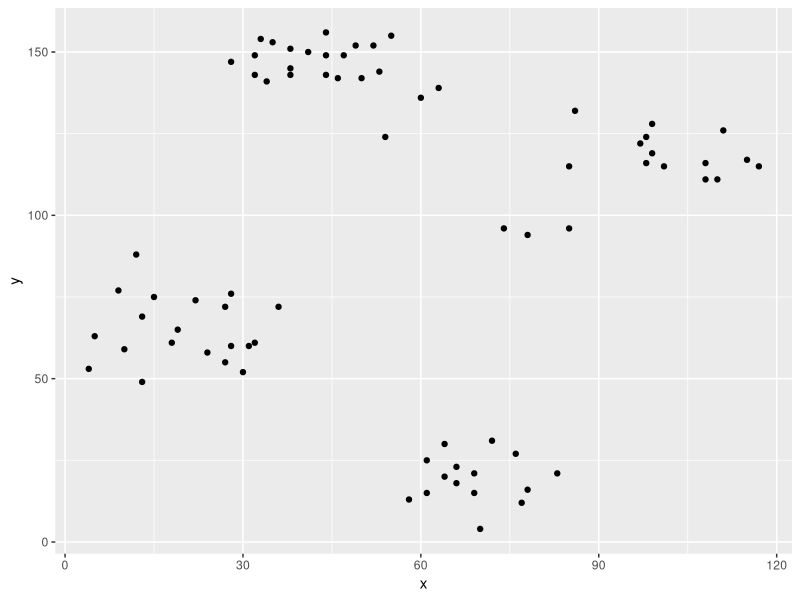
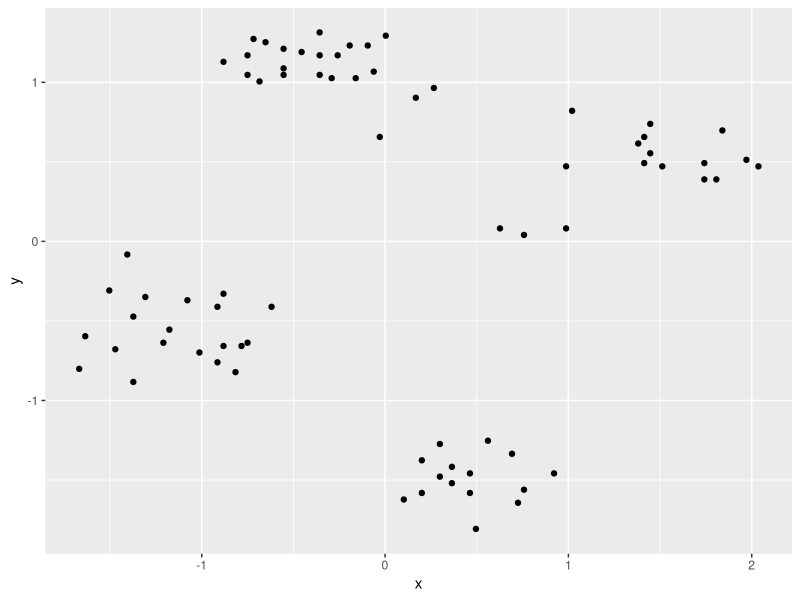
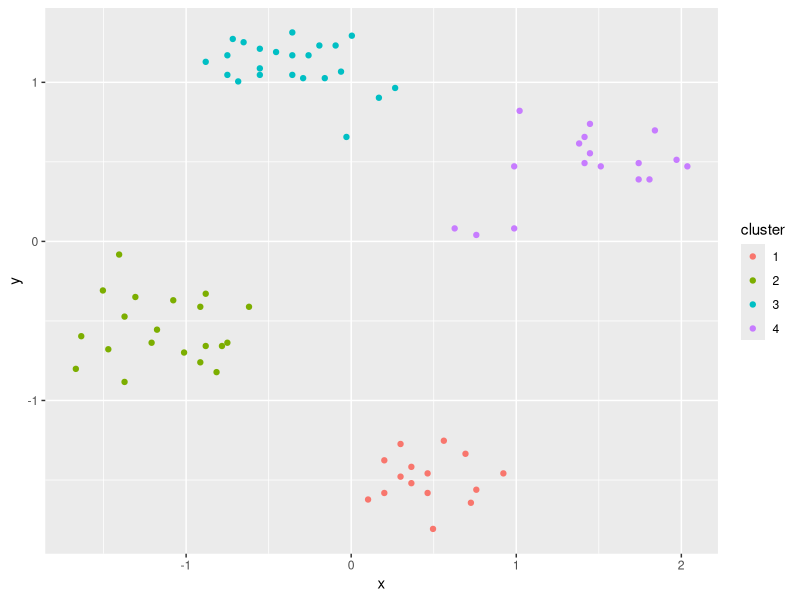
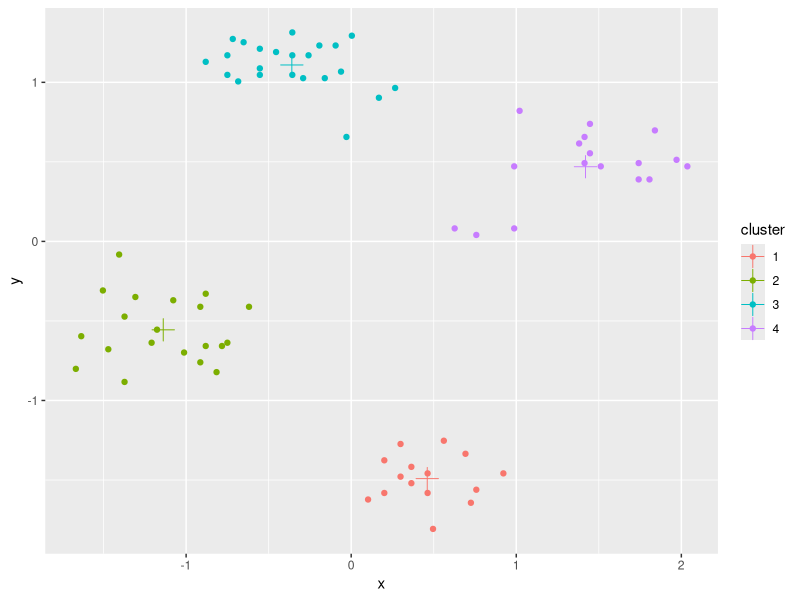
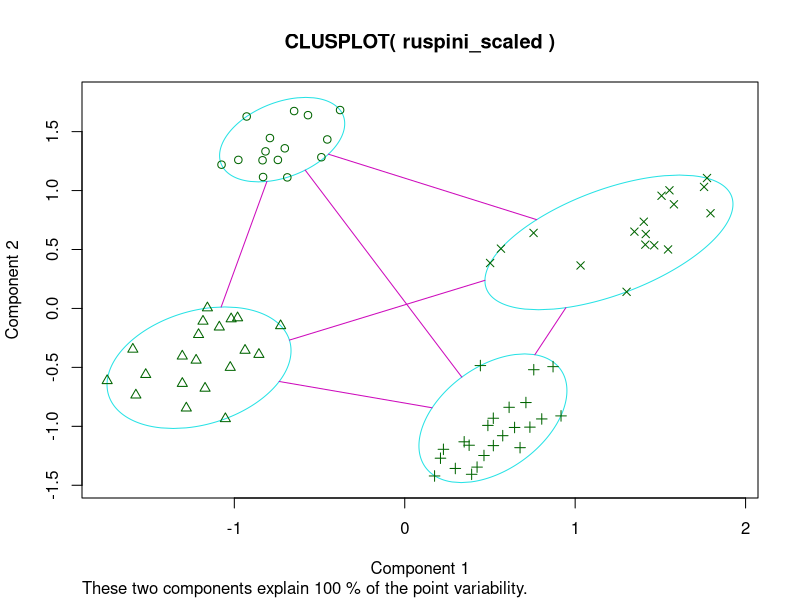
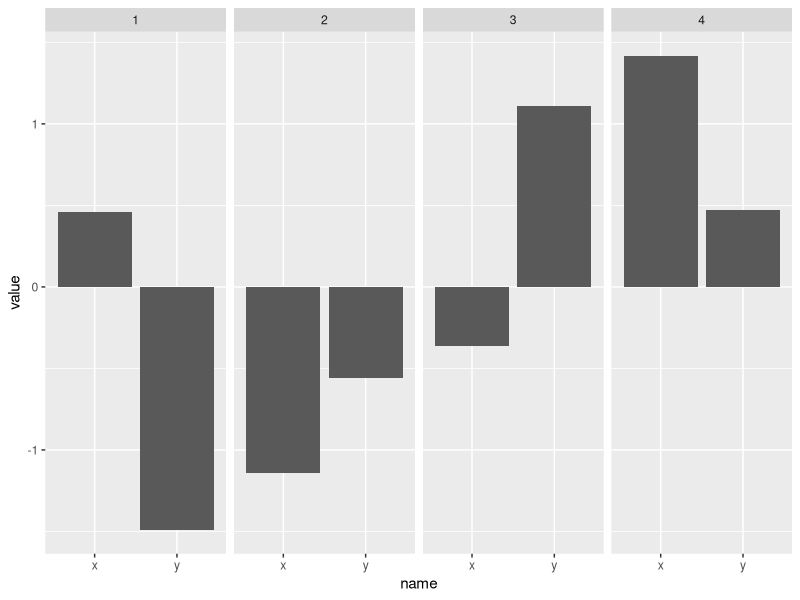
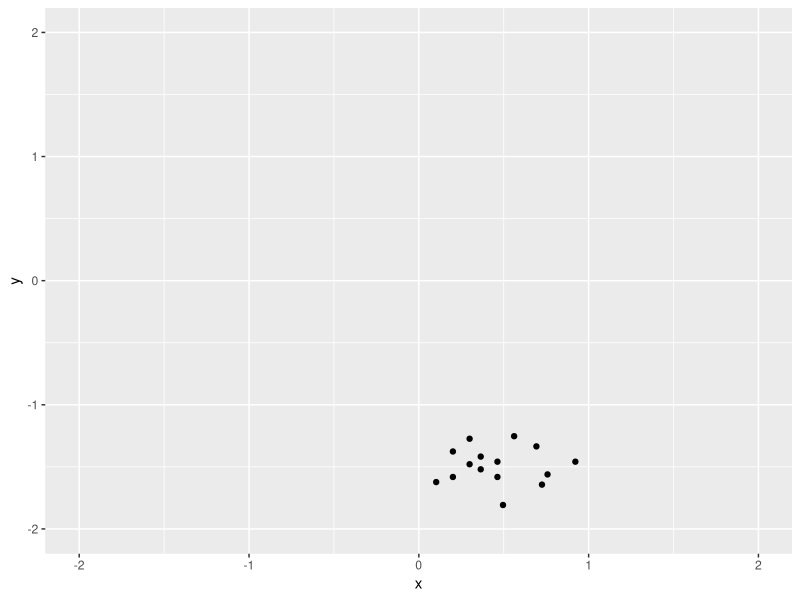
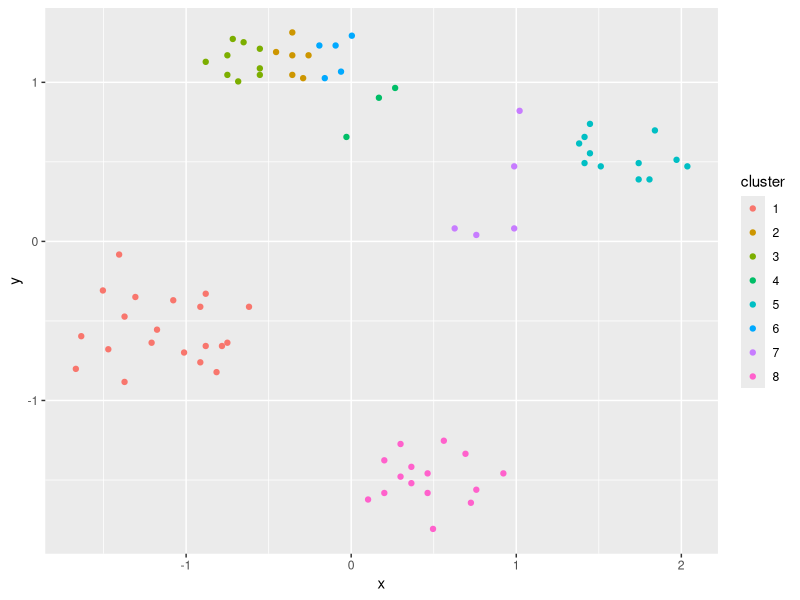

These charts were generated, in order, by the following R code: (Note: this script raises an error after producing the figures.)
#' ---
#' title: "R Code for Chapter 7 of Introduction to Data Mining: Clustering Analysis"
#' author: "Michael Hahsler"
#' output:
#'  html_document:
#'    toc: true
#' ---

#' This code covers chapter 7 of _"Introduction to Data Mining"_
#' by Pang-Ning Tan, Michael Steinbach and Vipin Kumar.
#' __See [table of contents](https://github.com/mhahsler/Introduction_to_Data_Mining_R_Examples#readme) for code examples for other chapters.__
#'
#' ![CC](https://i.creativecommons.org/l/by/4.0/88x31.png)
#' This work is licensed under the
#' [Creative Commons Attribution 4.0 International License](http://creativecommons.org/licenses/by/4.0/). For questions please contact
#' [Michael Hahsler](http://michael.hahsler.net).
#'

library(tidyverse)
library(ggplot2)

#' ruspini_scaled data is in package cluster. It is a very simple data set with well separated clusters.
data(ruspini, package = "cluster")

#' Shuffle rows
ruspini <- as_tibble(ruspini) %>% sample_frac()
ruspini

ggplot(ruspini, aes(x = x, y = y)) + geom_point()

#' Scale each column in the data to zero mean and unit standard deviation (z-scores). This prevents one attribute with a large range to dominate the others for the distance calculation.
ruspini_scaled <- as_tibble(scale(ruspini))
ggplot(ruspini_scaled, aes(x = x, y = y)) + geom_point()

#' # Clustering methods
#' ## k-means Clustering
#'
#' Assumes Euclidean distances. We use k = 10 clusters and run the algorithm 10 times with random initialized centroids. The best result is returned.
km <- kmeans(ruspini_scaled, centers = 4, nstart = 10)
km

ruspini_clustered <- ruspini_scaled %>% add_column(cluster = factor(km$cluster))
ruspini_clustered

ggplot(ruspini_clustered, aes(x = x, y = y, color = cluster)) + geom_point()

#' Add centroids
centroids <- as_tibble(km$centers, rownames = "cluster")
centroids

ggplot(ruspini_clustered, aes(x = x, y = y, color = cluster)) + geom_point() +
  geom_point(data = centroids, aes(x = x, y = y, color = cluster), shape = 3, size = 5)

#' Alternative plot from package cluster (uses principal components analysis for >2 dimensions)
library(cluster)
clusplot(ruspini_scaled, km$cluster)

#' Inspect the centroids (cluster profiles)
ggplot(pivot_longer(centroids, cols = c(x, y)), aes(x = name, y = value)) +
  geom_bar(stat = "identity") +
  facet_grid(cols = vars(cluster))

#' Find data for a single cluster
#'
#' All you need is to select the rows corresponding to the cluster. The next
#' example plots all data points of cluster 1
cluster1 <- ruspini_clustered %>% filter(cluster == 1)
cluster1
ggplot(cluster1, aes(x = x, y = y)) + geom_point() +
  coord_cartesian(xlim = c(-2, 2), ylim = c(-2, 2))

#' Try 8 clusters
ruspini_clustered_8 <- ruspini_scaled %>%
  add_column(cluster = factor(kmeans(ruspini_scaled, centers = 8)$cluster))
ggplot(ruspini_clustered_8, aes(x = x, y = y, color = cluster)) + geom_point()

#' ## Hierarchical Clustering
#'
#' dist defaults to method="Euclidean"
d <- dist(ruspini_scaled)
#' We cluster using complete link
hc <- hclust(d, method = "complete")

#' Dendrogram
plot(hc)
rect.hclust(hc, k=4)

plot(as.dendrogram(hc), leaflab="none") # plot dendrogram without leaf labels

#' Use ggplot
library("ggdendro")
ggdendrogram(hc)

#' More plotting options for dendrograms, including plotting
#' parts of large dendrograms can be found [here.](https://rpubs.com/gaston/dendrograms)

cluster_complete <- cutree(hc, k = 4)
ggplot(ruspini_scaled %>% add_column(cluster = factor(cluster_complete)),
  aes(x, y, color = cluster)) + geom_point()

#' Try 8 clusters
ggplot(ruspini_scaled %>% add_column(cluster = factor(cutree(hc, k=8))),
  aes(x, y, color = cluster)) + geom_point()

#' Clustering with single link
hc_single <- hclust(d, method = "single")
plot(hc_single)
rect.hclust(hc_single, k = 4)

cluster_single <- cutree(hc_single, k = 4)
ggplot(ruspini_scaled %>% add_column(cluster = factor(cluster_single)),
  aes(x, y, color = cluster)) + geom_point()


#' ## Density-based clustering with DBSCAN

library(dbscan)

#' Parameters: minPts is often chosen as dimensionality of the data +1.
#' Decide on epsilon using the knee in the kNN distance plot
#' (seems to be around eps = .25).
kNNdistplot(ruspini_scaled, k = 3)
abline(h=.25, col="red")

#' run dbscan
db <- dbscan(ruspini_scaled, eps=.25, minPts=3)
db
str(db)

ggplot(ruspini_scaled %>% add_column(cluster = factor(db$cluster)),
  aes(x, y, color = cluster)) + geom_point()
#' __Note:__ Cluster 0 represents outliers).
#'
#' Alternative visualization from package dbscan
hullplot(ruspini_scaled, db)

#'
#' Play with eps (neighborhood size) and MinPts (minimum of points needed for core cluster)

#'
#' ## Partitioning Around Medoids (PAM)
#'
#' Also called $k$-medoids. Similar to $k$-means, but uses medoids instead of centroids to represent clusters and works on a distance matrix. _Note:_ A medoid is the data point in the center of a cluster.

library(cluster)

d <- dist(ruspini_scaled)
str(d)

p <- pam(d, k = 4)
p

ruspini_clustered <- ruspini_scaled %>% add_column(cluster = factor(p$cluster))

medoids <- as_tibble(ruspini_scaled[p$medoids, ], rownames = "cluster")
medoids

ggplot(ruspini_clustered, aes(x = x, y = y, color = cluster)) + geom_point() +
  geom_point(data = medoids, aes(x = x, y = y, color = cluster), shape = 3, size = 5)

#'
#' ## Gaussian Mixture Models
library(mclust)

#' Mclust uses Bayesian Information Criterion (BIC) to find the
#' number of clusters (model selection). BIC uses the likelihood and a
#' penalty term to guard against overfitting.
m <- Mclust(ruspini_scaled)
summary(m)
plot(m, what = "classification")

#' Rerun with a fixed number of 4 clusters
m <- Mclust(ruspini_scaled, G=4)
summary(m)
plot(m, what = "classification")

#' ## Spectral clustering
library("kernlab")
cluster_spec <- specc(as.matrix(ruspini_scaled), centers = 4)
ggplot(ruspini_scaled %>% add_column(cluster = factor(cluster_spec)),
  aes(x, y, color = cluster)) + geom_point()


#' # Internal Cluster Validation
#'
#' ## Compare the Clustering Quality
#'
#' Look at the within.cluster.ss and the avg.silwidth

#library(fpc)
#' Note: I do not load fpc since the NAMESPACE overwrites dbscan.

fpc::cluster.stats(d, km$cluster)
#cluster.stats(d, cluster_complete)
#cluster.stats(d, cluster_single)

#' Read `? cluster.stats` for an explanation of all the available indices.

sapply(list(
  km = km$cluster,
  hc_compl = cluster_complete,
  hc_single = cluster_single),
       FUN = function(x)
         fpc::cluster.stats(d, x))[c("within.cluster.ss", "avg.silwidth"), ]

#' ## Silhouette plot
library(cluster)
plot(silhouette(km$cluster, d))
#' __Note:__ The silhouette plot does not show correctly in R Studio if you have too many objects (bars are missing). I will work when you open a new plotting device with `windows()`, `x11()` or `quartz()`.
#'

#' ## Find Optimal Number of Clusters for k-means
ggplot(ruspini_scaled, aes(x, y)) + geom_point()

set.seed(1234)
ks <- 2:10

#' ### Within Sum of Squares
#' Use within sum of squares and look for the knee (nstart=5 repeats k-means 5 times and returns the best solution)
WSS <- sapply(ks, FUN = function(k) {
  kmeans(ruspini_scaled, centers = k, nstart = 5)$tot.withinss
  })

ggplot(as_tibble(ks, WSS), aes(ks, WSS)) + geom_line() +
  geom_vline(xintercept = 4, color = "red", linetype = 2)

#' ### Average Silhouette Width
#' Use average silhouette width (look for the max)
ASW <- sapply(ks, FUN=function(k) {
  fpc::cluster.stats(d, kmeans(ruspini_scaled, centers=k, nstart=5)$cluster)$avg.silwidth
  })

best_k <- ks[which.max(ASW)]
best_k

ggplot(as_tibble(ks, ASW), aes(ks, ASW)) + geom_line() +
  geom_vline(xintercept = best_k, color = "red", linetype = 2)

#' ### Dunn Index
#' Use Dunn index (another internal measure given by min. separation/ max. diameter)
DI <- sapply(ks, FUN=function(k) {
  fpc::cluster.stats(d, kmeans(ruspini_scaled, centers=k, nstart=5)$cluster)$dunn
})

best_k <- ks[which.max(DI)]
ggplot(as_tibble(ks, DI), aes(ks, DI)) + geom_line() +
  geom_vline(xintercept = best_k, color = "red", linetype = 2)

#' ### Gap Statistic
#' Compares the change in within-cluster dispersion with that expected
#' from a null model (see `? clusGap`).
#' The default method is to
#' choose the smallest k such that its value Gap(k) is not more
#' than 1 standard error away from the first local maximum.
library(cluster)
k <- clusGap(ruspini_scaled, FUN = kmeans,  nstart = 10, K.max = 10)
k
plot(k)


#' __Note:__ these methods can also be used for hierarchical clustering.
#'
#' There have been many other methods and indices proposed to determine
#' the number of clusters.
#' See, e.g.,  package [NbClust](https://cran.r-project.org/package=NbClust).
#'

#' ## Visualize the Distance Matrix
#'
#' Visualizing the unordered distance matrix does not show much structure.

ggplot(ruspini_scaled, aes(x, y)) + geom_point()
d <- dist(ruspini_scaled)

library(seriation)
pimage(d)

#' Reorder using cluster labels
pimage(d, order=order(km$cluster))

#' Use dissplot which rearranges clusters, adds cluster labels,
#'  and shows average dissimilarity in the lower half of the plot.
dissplot(d, labels = km$cluster, options=list(main="k-means with k=4"))
dissplot(d, labels = db$cluster + 1L, options=list(main="DBSCAN"))
#' Spot the problem data points for DBSCAN (we use +1 so the noise is now cluster #1)
#'
#' Misspecified k
dissplot(d, labels = kmeans(ruspini_scaled, centers = 3)$cluster)
dissplot(d, labels = kmeans(ruspini_scaled, centers = 9)$cluster)


#' # External Cluster Validation
#'
#' External cluster validation uses ground truth information. That is,
#' the user has an idea how the data should be grouped. This could be a know
#' class label not provided to the clustering algorithm.
#'
#' We use an artificial data set with known groups here. First, we need to
#' cluster the new data. We do k-means and hierarchical clustering.

library(mlbench)
shapes <- mlbench.smiley(n = 500, sd1 = 0.1, sd2 = 0.05)
plot(shapes)

#' Prepare data
truth <- as.integer(shapes$class)
shapes <- scale(shapes$x)
colnames(shapes) <- c("x", "y")
shapes <- as_tibble(shapes)

ggplot(shapes, aes(x, y)) + geom_point()

#' Find optimal number of Clusters for k-means
ks <- 2:20

#' Use within sum of squares (look for the knee)
WSS <- sapply(ks, FUN = function(k) {
  kmeans(shapes, centers = k, nstart = 10)$tot.withinss
})

ggplot(as_tibble(ks, WSS), aes(ks, WSS)) + geom_line()
#' looks like 6 clusters
km <- kmeans(shapes, centers = 6, nstart = 10)
ggplot(shapes %>% add_column(cluster = factor(km$cluster)), aes(x, y, color = cluster)) +
  geom_point()

#' Hierarchical clustering: single-link because of the mouth
d <- dist(shapes)
hc <- hclust(d, method = "single")

#' Find optimal number of clusters
ASW <- sapply(ks, FUN = function(k) {
  fpc::cluster.stats(d, cutree(hc, k))$avg.silwidth
})

ggplot(as_tibble(ks, ASW), aes(ks, ASW)) + geom_line()
#' 4 clusters
hc_4 <- cutree(hc, 4)
ggplot(shapes %>% add_column(cluster = factor(hc_4)), aes(x, y, color = cluster)) +
  geom_point()

#' Spectral Clustering
library("kernlab")
spec <- specc(as.matrix(shapes), centers = 4)
ggplot(shapes %>% add_column(cluster = factor(spec)), aes(x, y, color = cluster)) +
  geom_point()

#' Compare with ground truth with the corrected (=adjusted) Rand index (ARI),
#' the variation of information (VI) index, entropy and purity.
#
#' define entropy and purity
entropy <- function(cluster, truth) {
  k <- max(cluster, truth)
  cluster <- factor(cluster, levels = 1:k)
  truth <- factor(truth, levels = 1:k)
  m <- length(cluster)
  mi <- table(cluster)

  cnts <- split(truth, cluster)
  cnts <- sapply(cnts, FUN = function(n) table(n))
  p <- sweep(cnts, 1, rowSums(cnts), "/")
  p[is.nan(p)] <- 0
  e <- -p * log(p, 2)
  sum(rowSums(e, na.rm = TRUE) * mi / m)
}

purity <- function(cluster, truth) {
  k <- max(cluster, truth)
  cluster <- factor(cluster, levels = 1:k)
  truth <- factor(truth, levels = 1:k)
  m <- length(cluster)
  mi <- table(cluster)

  cnts <- split(truth, cluster)
  cnts <- sapply(cnts, FUN = function(n) table(n))
  p <- sweep(cnts, 1, rowSums(cnts), "/")
  p[is.nan(p)] <- 0

  sum(apply(p, 1, max) * mi/m)
}

#' calculate measures (for comparison we also use random "clusterings"
#' with 4 and 6 clusters)
random4 <- sample(1:4, nrow(shapes), replace = TRUE)
random6 <- sample(1:6, nrow(shapes), replace = TRUE)

r <- rbind(
  kmeans = c(
    unlist(fpc::cluster.stats(d, km$cluster, truth, compareonly = TRUE)),
    entropy = entropy(km$cluster, truth),
    purity = purity(km$cluster, truth)
    ),
  hc = c(
    unlist(fpc::cluster.stats(d, hc_4, truth, compareonly = TRUE)),
    entropy = entropy(hc_4, truth),
    purity = purity(hc_4, truth)
    ),
  spec = c(
    unlist(fpc::cluster.stats(d, spec, truth, compareonly = TRUE)),
    entropy = entropy(spec, truth),
    purity = purity(spec, truth)
    ),
  random4 = c(
    unlist(fpc::cluster.stats(d, random4, truth, compareonly = TRUE)),
    entropy = entropy(random4, truth),
    purity = purity(random4, truth)
    ),
  random6 = c(
    unlist(fpc::cluster.stats(d, random6, truth, compareonly = TRUE)),
    entropy = entropy(random6, truth),
    purity = purity(random6, truth)
    )
  )
r

#' Hierarchical clustering found the perfect clustering.
#'
#' Read `? cluster.stats` for an explanation of all the available indices.


#'
#' # Related Topics
#' ## Outlier Removal
#' It is often useful to remove outliers prior to clustering.
#' A density based method to identify outlier is LOF (Local Outlier Factor).
#' It is related to dbscan and compares the density around a point with the
#' densities around its neighbors. The LOF value for a regular data
#' point is 1. The larger the LOF value gets, the more likely the point is and
#' outlier.
library(dbscan)
lof <- lof(ruspini_scaled, k = 3)
lof

ggplot(ruspini_scaled %>% add_column(lof = lof), aes(x, y, color = lof)) +
    geom_point() + scale_color_gradient(low = "gray", high = "red")

#' Find outliers (find the knee)

ggplot(tibble(index = seq_len(length(lof)), lof = sort(lof)), aes(index, lof)) +
  geom_line() +
  geom_hline(yintercept = 1.3, color = "red")

ggplot(ruspini_scaled %>% add_column(outlier = lof >= 1.3), aes(x, y, color = outlier)) +
  geom_point()


#' There are many other outlier removal strategies available. See, e.g., package
#' [outliers](https://cran.r-project.org/package=outliers).
#'
#' ## Clustering Tendency
#' Most clustering algorithms will always produce a clustering, even if the
#' data does not contain a cluster structure. It is typically good to check
#' cluster tendency before attempting to cluster the data.
#'
#' We use again the smiley data.
d_shapes <- dist(shapes)

library(seriation)
#' Visual Analysis for Cluster Tendency Assessment (VAT) reorders the
#' objects to show potential clustering tendency as a block structure
#' (dark blocks along the main diagonal).
VAT(d_shapes)

#' iVAT uses largest distances in all possible paths between the objects
#' instead of the distances to make the block structure better visible.
iVAT(d_shapes)

#' Both plots show a strong cluster structure with 4 clusters.
#'
#' Compare with random data.
data_random <- tibble(x = runif(500), y = runif(500))
ggplot(data_random, aes(x, y)) + geom_point()

d_random <- dist(data_random)
VAT(d_random)
iVAT(d_random)
#' There is very little structure visible.
